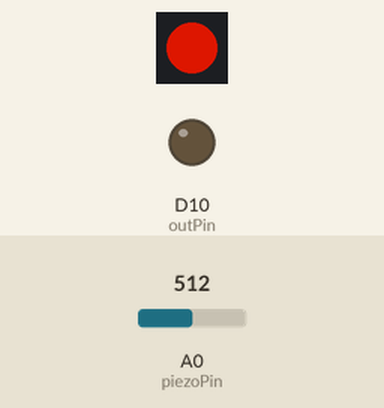
Bench run of a sketch on a simulated Arduino Zero (SAMD21). Shown: 1 RGB LEDs in strip order, left to right, output pins drawn as LEDs (lit = HIGH). The test bench sets the inputs (shaded band); at power-on: A0 (piezoPin) = 512 (analog values on the 0–1023 scale). Dim RGB values are drawn brighter than linear; pins used as bus, display or sensor lines are not drawn.

Above: at 1.2 s.
1.3 s: A0 (piezoPin) set to 19
At 1.4 s:
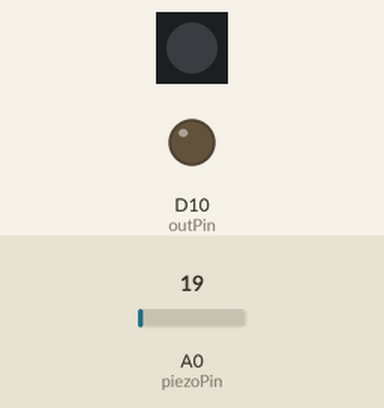
4.3 s: A0 (piezoPin) set to 16
Timing chart, 0 to 7.3 s (numbered marks = the images above; inputs shaded):
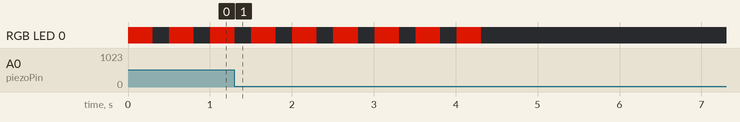

The sketch:

tap-2040.ino
```cpp
#include <Adafruit_NeoPixel.h>
#include <Arduino.h>

int Power = 11;
int Neo_PIN = 12;

#define NUMPIXELS 1
#define THRESHOLD 69
#define DELAY 100

Adafruit_NeoPixel pixels(NUMPIXELS, Neo_PIN, NEO_GRB + NEO_KHZ800);

const int piezoPin = A0;
const int outPin = D10;

void setup()
{
  // Setup input
  pinMode(piezoPin, INPUT);
  analogReadResolution(12);

  // Configure outpin and bring low (inactive/normally closed).
  pinMode(outPin, OUTPUT);

  // Configure neopixel
  pixels.begin();
  pinMode(Power, OUTPUT);
  digitalWrite(Power, HIGH);
}

void loop()
{
  // It would be nice to see if arduino inlines analogRead() here.
  // This article doesn't answer explicitly, but the only optimization that
  // changes anything is -O2. Arduino uses -Os by default.
  // Frome https://www.elektormagazine.com/labs/arduino-compiler-optimizations-for-faster-smaller-code
  // | | -O0 | -O1 | -O2 | -O3 | -Os | -Ofast |
  // | -- - | -- - | -- - | -- - | -- - | -- - | -- - |
  // Program memory | 38858 | 22188 | 20920 | 32208 | 20730 | 31834 |
  // Dynamic memory | 382 | 240 | 240 | 240 | 240 | 232 |
  // digitalRead | 14.074 | 5.597 | 5.097 | 3.96 | 4.902 | 3.962 |
  // digitalWrite | 12.592 | 4.5 | 4.502 | 3.24 | 4.532 | 3.24 |
  // pinMode | 14.072 | 4.405 | 4.282 | 2.707 | 4.342 | 2.705 |
  // random() | 141.85 | 96.837 | 50.312 | 50.287 | 91.287 | 50.312 |
  // analogRead() | 148.75 | 111.987 | 111.937 | 111.987 | 111.987 | 111.987 |
  // analogWrite() PWM | 55.54 | 7.607 | 6.417 | 4.277 | 6.602 | 4.27 |

  if (analogRead(piezoPin) > THRESHOLD)
  {
    // reconfigure outpin to float (high-Z/active)
    pinMode(outPin, INPUT);

    // flash pixel orange
    pixels.setPixelColor(0, pixels.Color(150, 15, 0));
    pixels.show();

    // Delay to allow to settle
    delay(DELAY);

    // Configure outpin and bring low (inactive)
    // The default state is low, so it's not necessary to set it explicitly.
    pinMode(outPin, OUTPUT);

    // Turn off LED
    pixels.clear();
    pixels.show();
  }
}
```
